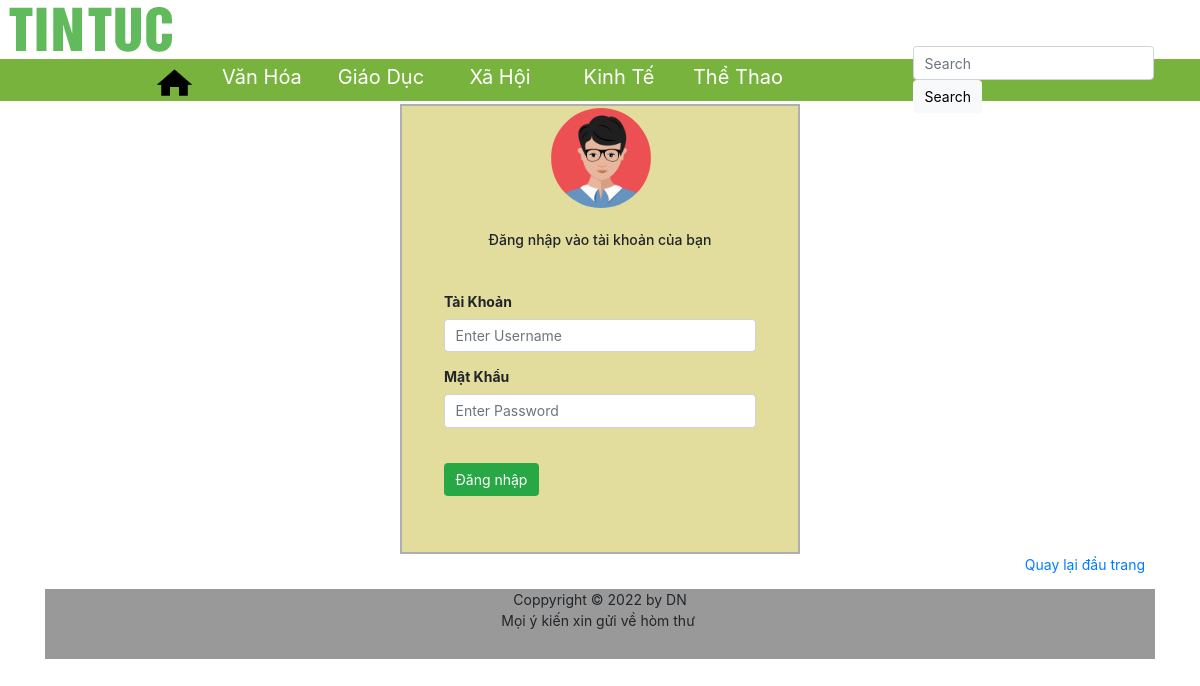
/TinTuc/login.php, run on the app's committed database.
### tables this page shows
CREATE TABLE `theloai` (
  `idTheLoai` int(11) NOT NULL,
  `tenloai` varchar(50) NOT NULL
);

### TinTuc/data.php (called while the page is built, shortened)
<?php
	class database {
		private $conn= null;
		private $host='localhost';
		private $user= 'root';
		private $pass='';
		private $data='qltintuc';
		private $result=null;
		private function connect(){
			$this->conn=new mysqli($this->host,$this->user,$this->pass,$this->data)
			or die('ket noi that bai');
			$this->conn->query('SET NAME UTF8');
		}
		public function select($sql){
			$this->result=$this->conn->query($sql);
		}
		public function fetch(){
			if($this->result->num_rows > 0){
				$row= $this->result->fetch_assoc();
			} else{
				$row = 0;
			}
			return $row;
		}
 	}
?>

### TinTuc/login.php (the view, shortened to what this page needs)
<?php
    include 'data.php';
    $dt=new database;
?>
<html>
<head runat="server">
    <link rel="stylesheet" href="css/bootstrap.min.css">
         <link rel="stylesheet" href="js/bootstrap.min.js">
         <link type="text/css" rel="stylesheet" href="Dinhdang.css"/>
         <link type="text/css" rel="stylesheet" href="Dinhdang1.css" />
  <body>
     <div class="container-fluid">
        <div class="row">
            <a  name="dautrang" class="navbar-brand" href="index.php"><img src="image/Logo2.png"></a>
            <div class="col-md-12 ">
                <nav class="navbar navbar-expand-lg navbar-light">
        <div class="btn-group btn-group-justified">
                <form id="home" runat="server">
                    <a href="index.php" class="btn"><img src="image/home.png" width="50px" height="40px" style="padding-bottom: 5px; padding-right: 3px;"></a>
                        <?php
                            $dt->select('SELECT * FROM theloai ORDER BY idTheLoai ASC');
                            while ($r=$dt->fetch()) {
                                $id=$r['idTheLoai'];
                                $name= $r['tenloai'];
                                echo "<a href='news.php?id=$id' class='btn' style='font-size: 20px;'>$name</a>";
                            }
                         ?>
                 </form>
        </div>
            <form class="form-inline my-2 my-lg-0">
                <input class="form-control mr-sm-2" type="search" placeholder="Search" aria-label="Search">
                <button type="button" class="btn btn-light">
                <span class="glyphicon glyphicon-search"></span> Search
              </button>
            </form>
            </nav>
       </div>
   </div>
</div>
  <div class="container mb-5">
<div class="m-auto pb-5" style="width: 400px;border:2px solid #B0AFAF; height: 450px;">
<div class="text-center">
 <img src="images/img_avatar2.png" class="rounded-circle mt-5 mb-5 text-center" width="100px" height="100px">
 <br><br>
 <h6 class="mb-5 mt-5 pt-5">Đăng nhập vào tài khoản của bạn</h6>
 </div>
        		<form method="post">
        			<div class="form-group pl-5 pr-5">
        			<label class="font-weight-bold">Tài Khoản</label><br>
        		              <input class="form-control" type="text" name="user" placeholder="Enter Username" size="25">
        			</div>
        			<div class="form-group pl-5 pr-5">
                                <label class="font-weight-bold">Mật Khẩu</label><br>
        		      <input class="form-control" type="password" name="pass" placeholder="Enter Password" size="25">
        		      </div>
                                <input class="btn btn-success ml-5 mt-4" type="submit" name="login" value="Đăng nhập">
        		</form>
          </div>
 <?php
 	include 'bottom.php';
 ?>

### TinTuc/bottom.php (shortened to what this page needs)
     <div class="login">
       <ul>
         <li><a href="#dautrang">Quay lại đầu trang</a></li>
       </ul>
     </div>
<div id="footer" position:relative sticky-bottom>
          <div id="ndfooter">
              Coppyright &copy 2022 by DN
      <br>Mọi ý kiến xin gửi về hòm thư<a href="">&nbsp;</a>
          </div>
      </div>
</body>
</html>

### TinTuc/Dinhdang.css (style rules this page uses)
* { margin:0; padding:0; }
.container-fluid { margin:0; padding:0; margin-bottom: 5px; }
.navbar-brand img { margin-left: 20px; }
.navbar { height: 42px; padding-top: 20px; background-color: #78b43d; }
.btn-group a { width: 120px; height: 40px; line-height: 25px; color: white; }
.btn-group { margin-left: 120px; color: #0B9628; height: 40px; margin-bottom: 15px; }
.col-md-12 { text-align: center; height: 40px; }
.form-inline { float: right; margin-left: 110px; margin-bottom: 35px; padding-bottom: 13px; }
.btn-light { color: #000; }
.container h6 { display: block; }
.btn-group a:first-child { width: 60px; }

### TinTuc/Dinhdang1.css (style rules this page uses)
* { margin:0; padding:0; }
.container-fluid { margin:0; padding:0; margin-bottom: 5px; }
.navbar { height: 42px; padding-top: 20px; background-color: #78b43d; }
html { font-family:Arial, Helvetica, sans-serif; font-size:14px; margin: auto; }
.navbar-brand img { margin-left: 20px; }
.btn-group a { width: 120px; height: 40px; line-height: 25px; color: white; }
.btn-group { margin-left: 120px; color: #0B9628; height: 40px; margin-bottom: 15px; }
.col-md-12 { text-align: center; height: 40px; }
.form-inline { float: right; margin-left: 110px; margin-bottom: 35px; padding-bottom: 13px; }
.btn-light { color: #000; }
.container h6 { display: block; }
.btn-group a:first-child { width: 60px; }

### TinTuc/login.php (style rules this page uses)
.container .mb-5 { margin-top: 120px; }
.m-auto { position: relative; background-color: #E2DC9D; }
.text-center img { position: absolute; right:147px; top:-40px; }

### TinTuc/bottom.php (style rules this page uses)
.login ul li { display: inline; list-style-type: none; text-decoration: none; margin-right: 10px; }
.login { text-align: right; margin-bottom:0px; }
#footer { height: 70px; background: #999999; text-align: center; width: 100%; padding: -36px; }

### data on the page
theloai: tenloai "Văn Hóa"
theloai: tenloai "Giáo Dục"
theloai: tenloai "Xã Hội"
theloai: tenloai "Kinh Tế"
theloai: tenloai "Thể Thao"
